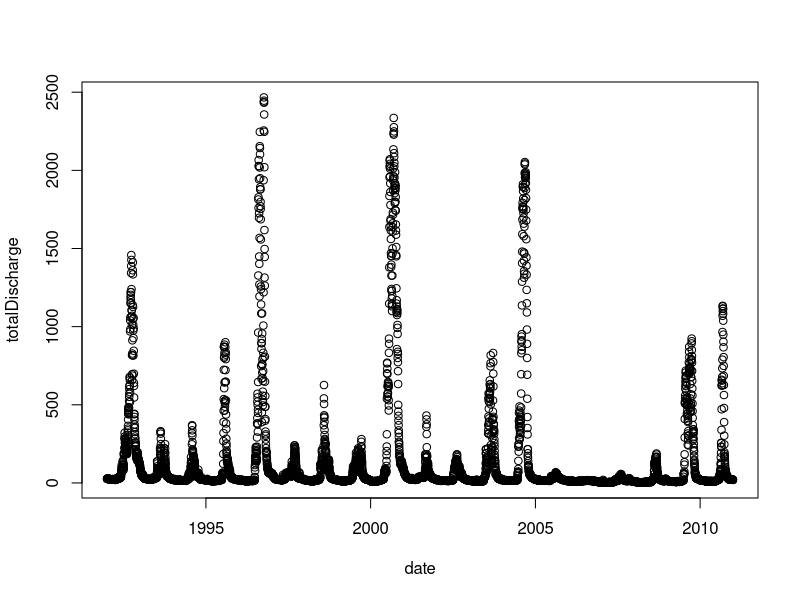
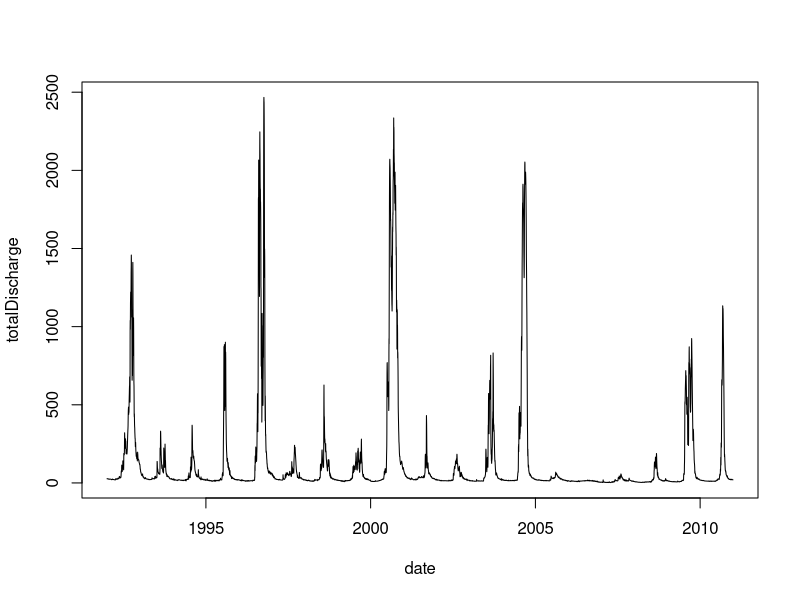
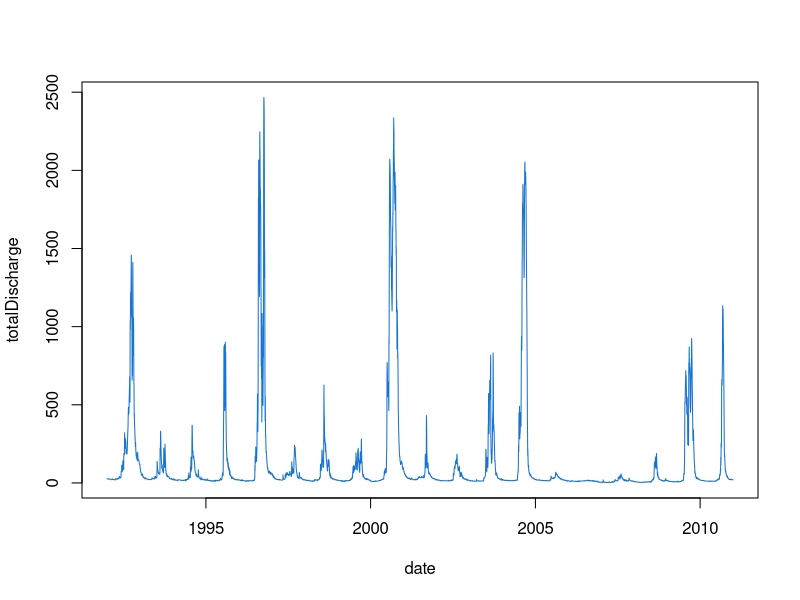
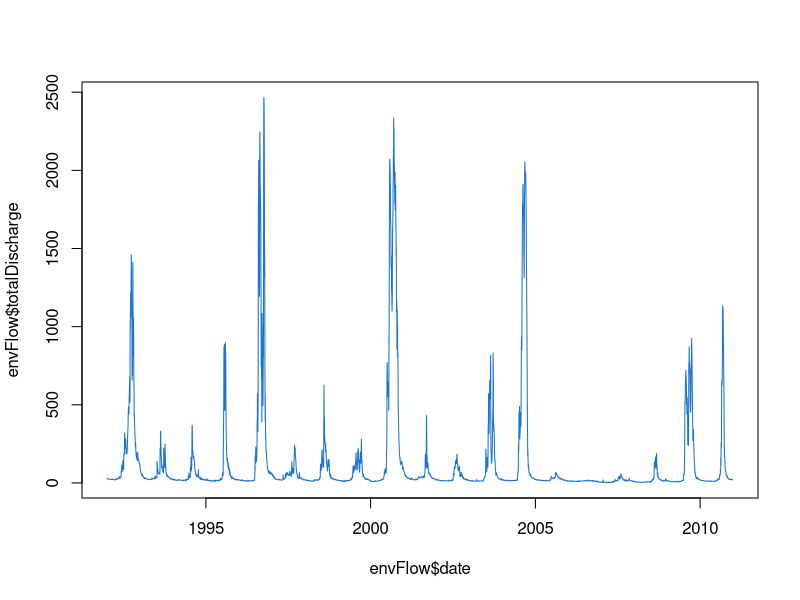
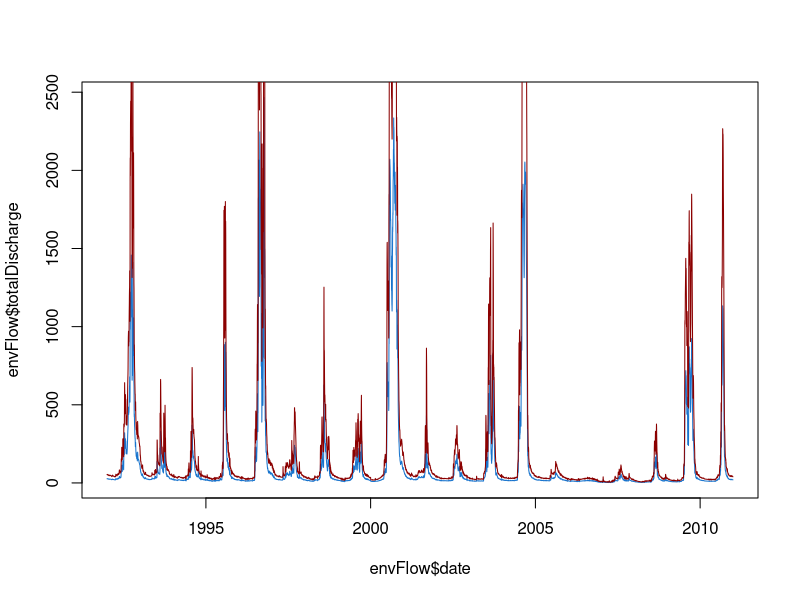
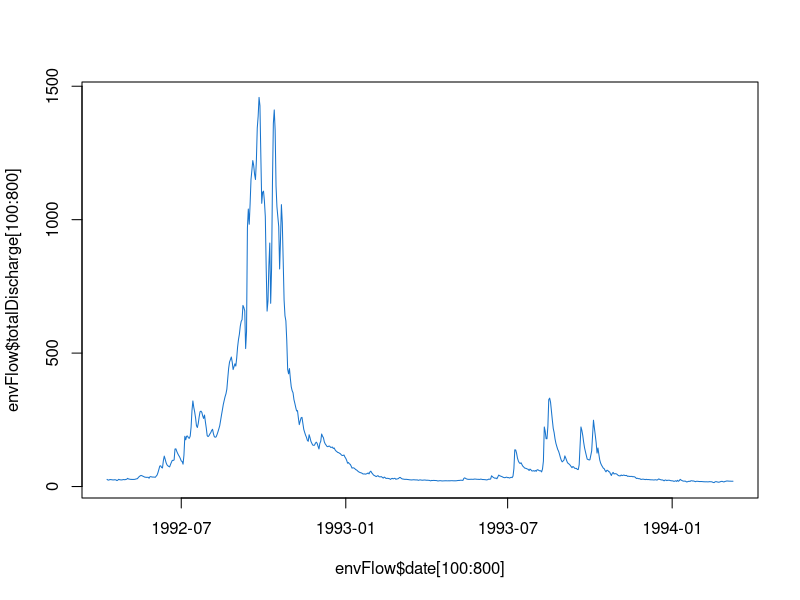
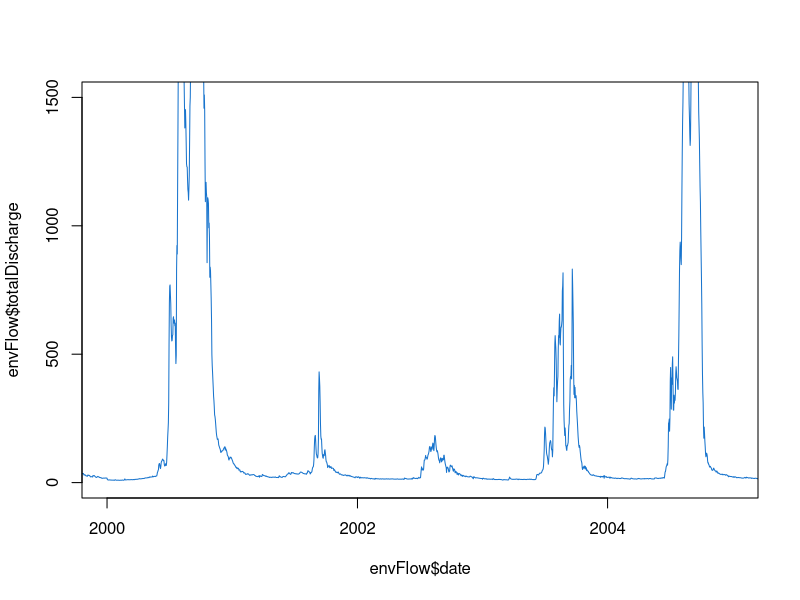
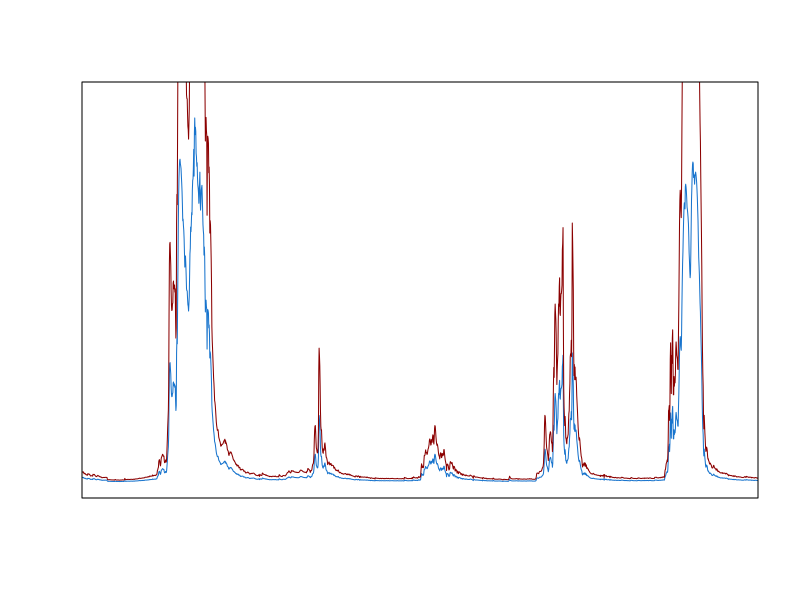

Generate these figures, in order, with R:
## ---- chunk 1
library(readxl)
library(lubridate)
## ---- chunk 2
envFlow  <- read_xls(path = "data/workshop2/envFlowData.xls", sheet = 1)
## ---- chunk 3
head(envFlow)
## ---- chunk 4
envFlow$date <- ymd(envFlow$date)
## ---- chunk 5
head(envFlow)
## ---- chunk 6
plot(envFlow) 
## ---- chunk 7
plot(envFlow, type = "l") 
## ---- chunk 8
plot(envFlow, type = "l", col = "dodgerblue3") 
## ---- chunk 9
plot(x=envFlow$date, y=envFlow$totalDischarge    ,type="l",col="dodgerblue3")
## ---- chunk 10
doubleflow = envFlow$totalDischarge * 2
plot(x=envFlow$date, y=envFlow$totalDischarge    ,type="l",col="dodgerblue3")
lines(x=envFlow$date, y=doubleflow, col="red4")
## ---- chunk 11
doubleflow = envFlow$totalDischarge * 2
plot(x=envFlow$date[100:800], y=envFlow$totalDischarge[100:800]    ,type="l",col="dodgerblue3")
## ---- chunk 12
plot(x=envFlow$date, y=envFlow$totalDischarge    
     ,type="l",col="dodgerblue3"
     ,xlim = c(date("2000-01-01"),date("2005-01-01"))
     ,ylim = c(0,1500)
     )
## ---- chunk 13
plot(envFlow,type="n"
     ,axes=F
     ,xlab="", ylab=""
     ,xlim = c(date("2000-01-01"),date("2005-01-01"))
     )
## ---- chunk 14
plot(envFlow,type="n"
     ,axes=F
     ,xlab="", ylab=""
     ,xlim = c(date("2000-01-01"),date("2005-01-01"))
     )
lines(envFlow$date,envFlow$totalDischarge,col="dodgerblue3")
lines(envFlow$date,doubleflow,col="red4")
box(bty="o")
## ---- chunk 15
plot(envFlow,type="n"
     ,axes=F
     ,xlab="", ylab=""
     ,xlim = c(date("2000-01-01"),date("2005-01-01"))
     )
lines(envFlow$date,envFlow$totalDischarge,col="dodgerblue3")
lines(envFlow$date,doubleflow,col="red4")
box(bty="o")
mtext(side = 1,text="Date",line=2)
mtext(side = 2,text=expression("Flow (ML d"^-1*")"),line=2)
axis(2,cex=0.7)
## ---- chunk 16
plot(envFlow,type="n"
     ,axes=F
     ,xlab="", ylab=""
     ,xlim = c(date("2000-01-01"),date("2005-01-01"))
     )
lines(envFlow$date,envFlow$totalDischarge,col="dodgerblue3")
lines(envFlow$date,doubleflow,col="red4")
box(bty="o")
mtext(side = 1,text="Date",line=2)
mtext(side = 2,text=expression("Flow (ML d"^-1*")"),line=2)
axis(2,cex=0.7)
x.axis<-as.Date(seq(min(envFlow$date),max(envFlow$date),by=3*365),format="%Y")
axis.Date(at=x.axis,side=1,cex=0.7)
## ---- chunk 17
plot(envFlow,type="n"
     ,axes=F
     ,xlab="", ylab=""
     ,xlim = c(date("2000-01-01"),date("2005-01-01"))
     )
lines(envFlow$date,envFlow$totalDischarge,col="dodgerblue3")
lines(envFlow$date,doubleflow,col="red4")
box(bty="o")
mtext(side = 1,text="Date",line=2)
mtext(side = 2,text=expression("Flow (ML d"^-1*")"),line=2)
axis(2,cex=0.7)
x.axis<-as.Date(seq(min(envFlow$date),max(envFlow$date),by=3*365),format="%Y")
axis.Date(at=x.axis,side=1,cex=0.7)
legend("topleft", inset=0.1
       ,legend=c("Flow","Doubleflow")
       ,col=c("dodgerblue3","red4")
       ,pch=16 
       ,cex = 0.7)
